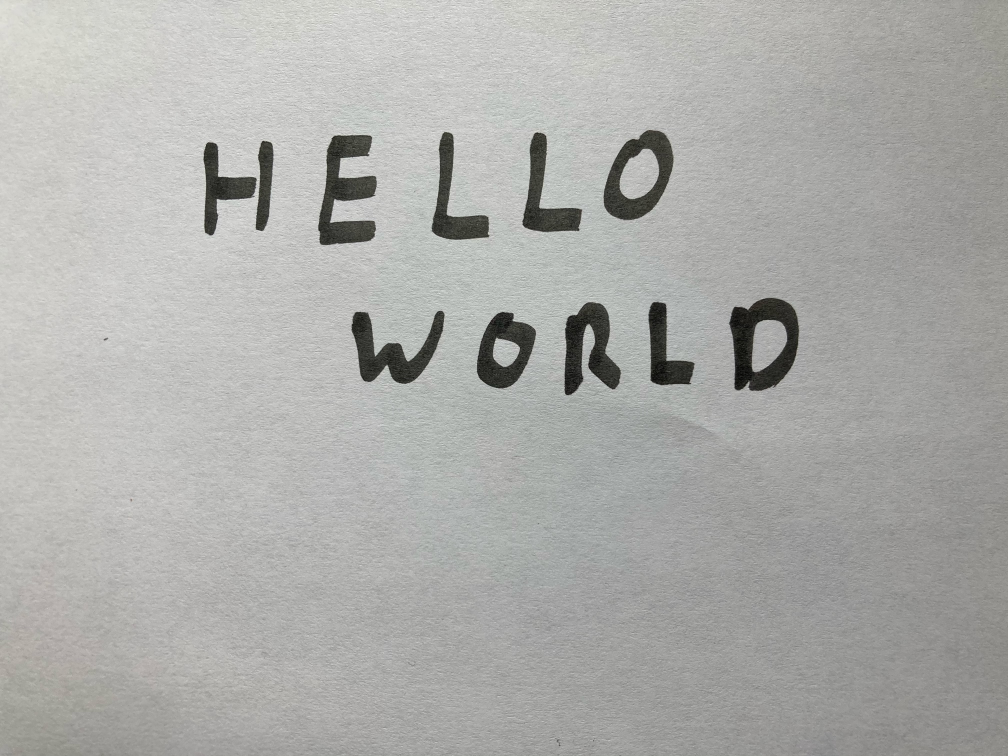
#> input picture _Python/_Conv/Convolutional OCR/ResNET OCR/tests/Alphabetic.png, 2016 x 1512 px (shown at 1/2 size)
$ jupyter execute --allow-errors ocr.ipynb
#> lines starting #> are read from the running program, lines starting #| are printed output that depends on the picture; after the words box and inside, x2 and y2 are one past the last pixel; in counts of white or black regions, pixels touching at a corner belong together
[cell 1]
#? load libraries
import cv2
import numpy as np
import imutils
from imutils.contours import sort_contours
import matplotlib.pyplot as plt

from tensorflow.keras.models import load_model

[cell 2]
#? define global variables
MODEL_PATH = './models/ocr_smooth'
IMAGE_PATH = './tests/Alphabetic.png'
LABEL_PATH = './lables.txt'

#> (a cell that did not finish here is left out)

[cell 4]
#? load and pre-process the image
img_raw = cv2.imread(IMAGE_PATH, 0)
#> img_raw: shape (1512, 2016); min 0, max 254, mean 171.5

# blur the image
img_blured = cv2.medianBlur(img_raw, 11)

# denoise the image
img_denoised = cv2.fastNlMeansDenoising(img_blured, 11, 21, 35)

# highlight the edges and make them more pronounced
edged = cv2.Canny(img_denoised, 30, 150)
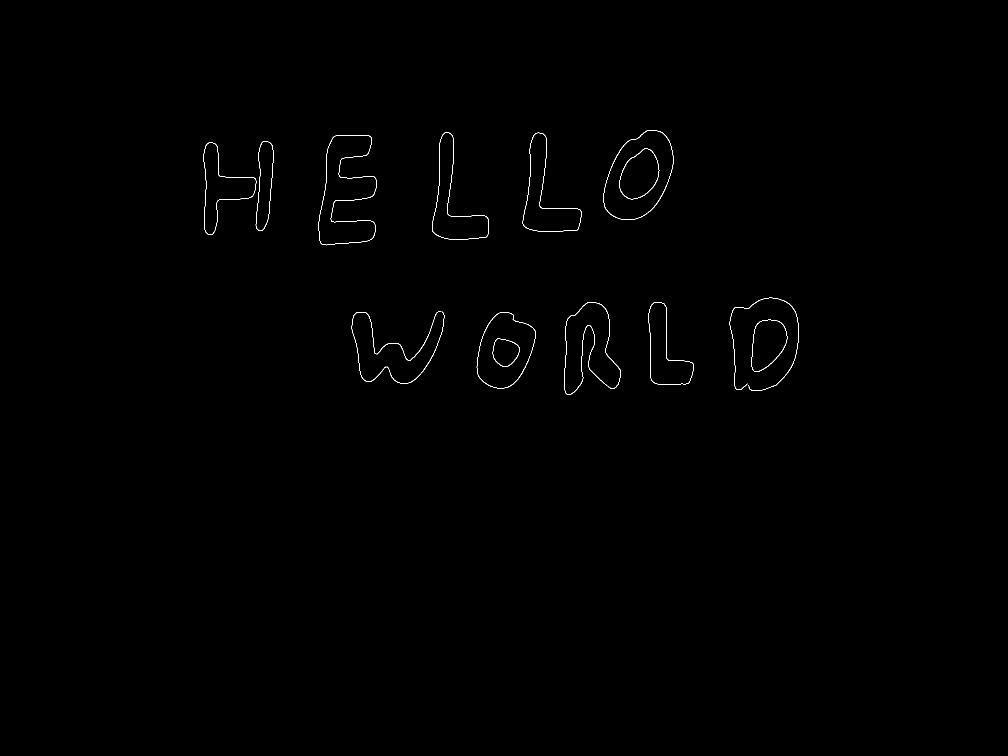
#> edged: shape (1512, 2016) (shown at 1/2 size); 0.25% white in thin lines or dots, all inside (x1, y1, x2, y2) = (407, 260, 1598, 790)
kernel = np.ones((5,5),np.uint8)
img_dialated = cv2.dilate(edged, kernel, iterations = 8)
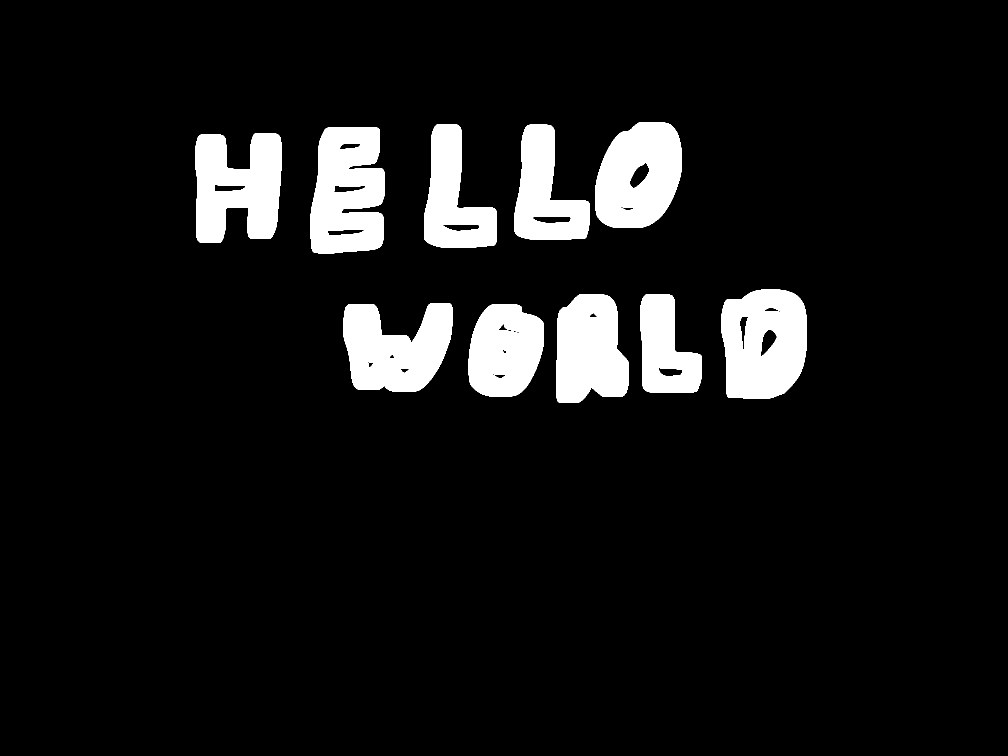
#> img_dialated: shape (1512, 2016) (shown at 1/2 size); 8.3% white; 10 white regions

# find and sort the edges
cnts = cv2.findContours(img_dialated.copy(), cv2.RETR_EXTERNAL, cv2.CHAIN_APPROX_SIMPLE)
#> cnts = 10 contours; largest, box (x1, y1, x2, y2) and area: (1443, 579, 1614, 798) 32078, (621, 254, 770, 507) 31608, (1191, 244, 1363, 456) 29100, (391, 266, 563, 486) 28504, (687, 606, 905, 784) 27602
cnts = imutils.grab_contours(cnts)
sorted_ctrs = sort_contours(cnts, method="left-to-right")[0]
#> sorted_ctrs has the same summary as cnts

plt.imshow(img_raw, 'gray')
plt.axis('off')
plt.show()
plt.imshow(img_blured, 'gray')
plt.axis('off')
plt.show()
plt.imshow(img_denoised, 'gray')
plt.axis('off')
plt.show()
plt.imshow(edged, 'gray')
plt.axis('off')
plt.show()
plt.imshow(img_dialated, 'gray')
plt.axis('off')
plt.show()

[cell 5]
#? get all the contours
chars = []

# loop over the contours
for c in sorted_ctrs:

    # compute the bounding box of the contour
    (x, y, w, h) = cv2.boundingRect(c)

    # filter out bounding boxes, ensuring they are neither too small nor too large
    if w > 15 and h > 15 and w < 600 and h < 600:

        # extract the char's image
        img_raw = img_denoised[y:y+h, x:x+w]

        # resize the maximum dimension of the image to 32
        if w > h:
            img_raw = imutils.resize(img_raw, width=32)
        else: # otherwise, resize along the height
            img_raw = imutils.resize(img_raw, height=32)

        # pad the image to force it's size to be 32x32
        (tH, tW) = img_raw.shape
        dX = int(max(0, 32 - tW) / 2.0)
        dY = int(max(0, 32 - tH) / 2.0)

        img_padded = cv2.copyMakeBorder(img_raw, top=dY, bottom=dY, left=dX, right=dX, borderType=cv2.BORDER_CONSTANT, value=(255, 255, 255))
        img_padded = cv2.resize(img_padded, (32, 32))

        # invert the image and binarize it
        ret, img_binarized = cv2.threshold(img_padded, 127, 1, cv2.THRESH_BINARY_INV)

        # prepare the image for classification
        img_binarized = img_binarized.astype("float32")

        # update our list of characters that will be OCR'd
        chars.append((img_binarized, (x, y, w, h)))
#> this loop made 10 passes
#> (x, y, w, h, tH, tW, dX, dY) on passes 1 to 10: (391, 266, 172, 220, 32, 25, 3, 0), (621, 254, 149, 253, 32, 18, 7, 0), (687, 606, 218, 178, 26, 32, 0, 3), (848, 249, 146, 247, 32, 18, 7, 0), (937, 608, 151, 185, 32, 26, 3, 0), (1029, 249, 150, 231, 32, 20, 6, 0), (1113, 588, 145, 218, 32, 21, 5, 0), (1191, 244, 172, 212, 32, 25, 3, 0), (1281, 588, 123, 198, 32, 19, 6, 0), (1443, 579, 171, 219, 32, 24, 4, 0)
#> pass 1, `img_raw = img_denoised[y:y+h, x:x+w]`:
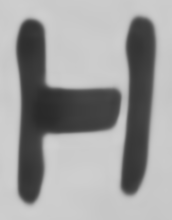
#> img_raw: shape (220, 172); min 41, max 208, mean 156.4
#> pass 1, `img_raw = imutils.resize(img_raw, height=32)`:
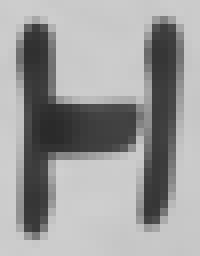
#> img_raw: shape (32, 25) (shown 8 times larger); min 42, max 207, mean 156.4
#> pass 1, `img_padded = cv2.copyMakeBorder(img_raw, top=dY, bottom=dY, left=dX, r..`:
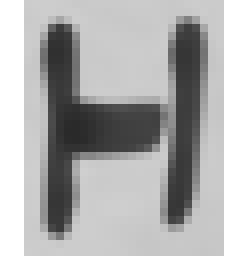
#> img_padded: shape (32, 31) (shown 8 times larger); min 42, max 255, mean 175.5
#> pass 1, `img_padded = cv2.resize(img_padded, (32, 32))`:
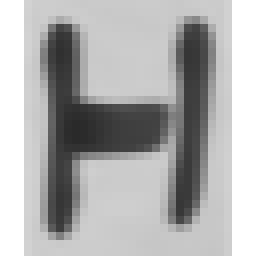
#> img_padded: shape (32, 32) (shown 8 times larger); min 42, max 255, mean 175.6
#> after the loop:
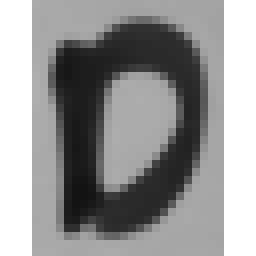
#> img_padded: shape (32, 32) (shown 8 times larger); min 19, max 255, mean 150
#> after the loop:
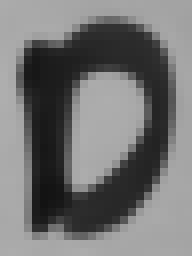
#> img_raw: shape (32, 24) (shown 8 times larger); min 19, max 174, mean 115
#> after the loop, chars = 10 items

$ run again, with _Python/_Conv/Convolutional OCR/ResNET OCR/tests/Numeric.png copied over _Python/_Conv/Convolutional OCR/ResNET OCR/tests/Alphabetic.png
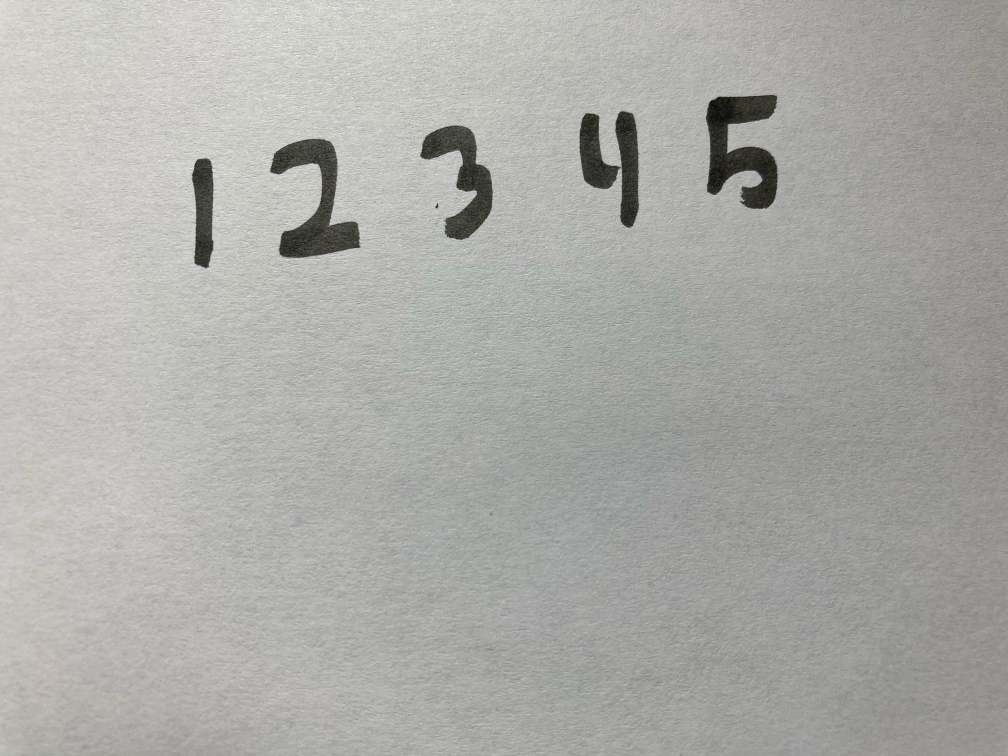
#> input picture _Python/_Conv/Convolutional OCR/ResNET OCR/tests/Numeric.png, 2016 x 1512 px (shown at 1/2 size)
#> `edged = cv2.Canny(img_denoised, 30, 150)`:
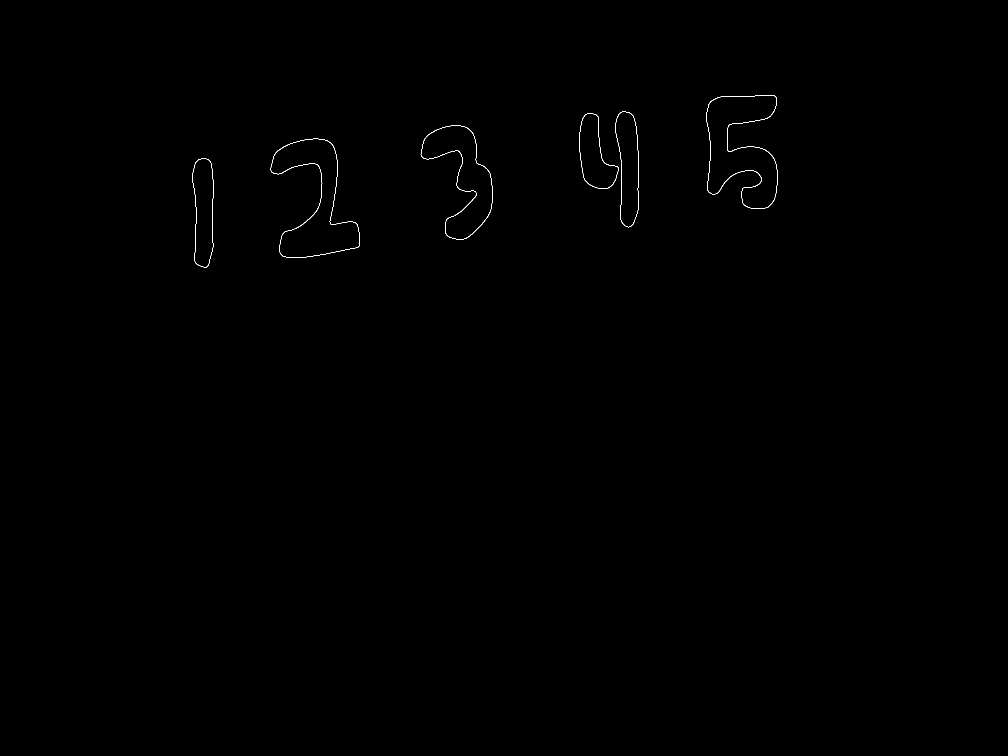
#> edged: shape (1512, 2016) (shown at 1/2 size); 0.14% white in thin lines or dots, all inside (x1, y1, x2, y2) = (384, 190, 1555, 535)
#> img_dialated: shape (1512, 2016); 4.8% white; 5 white regions
#> cnts = 5 contours; box (x1, y1, x2, y2) and area: (1396, 174, 1571, 434) 38518, (525, 261, 736, 532) 37119, (1143, 207, 1294, 471) 30966, (825, 235, 1001, 496) 29925, (368, 301, 443, 551) 16794
#> sorted_ctrs has the same summary as cnts
#> the loop `for c in sorted_ctrs:` made 5 passes
#> (x, y, w, h, tW, dX) on passes 1 to 5: (368, 301, 75, 250, 9, 11), (525, 261, 211, 271, 24, 4), (825, 235, 176, 261, 21, 5), (1143, 207, 151, 264, 18, 7), (1396, 174, 175, 260, 21, 5)
#> after the loop `for c in sorted_ctrs:`:
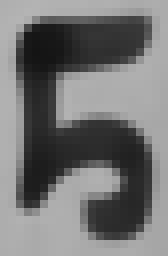
#> img_raw: shape (32, 21) (shown 8 times larger); min 20, max 180, mean 115.6
#> after the loop `for c in sorted_ctrs:`: chars = 5 items
